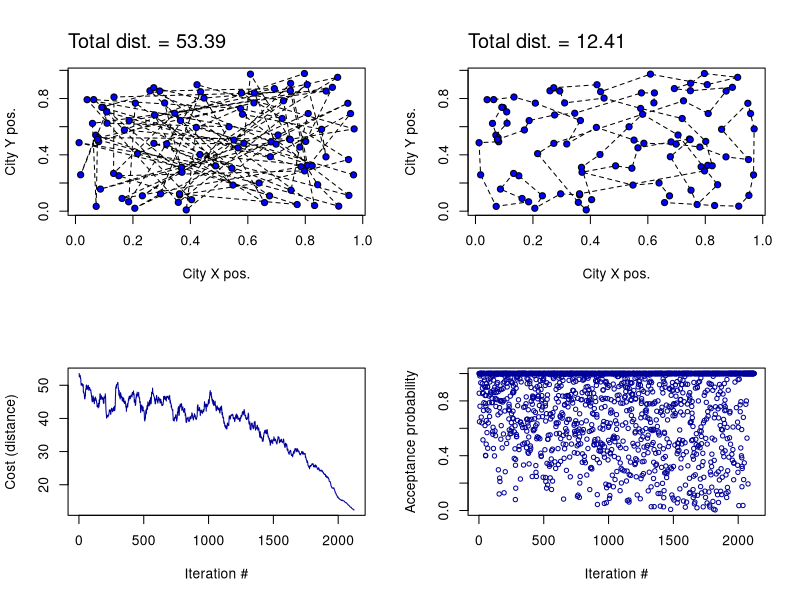

Here is the R script that generated this plot: (Note: this script raises an error after producing the figure.)
# Save file parameters

directory <- "C:/Users/Lowell Moore/Desktop/traveling salesman"
if(!dir.exists(directory)){
  dir.create(directory)
}

output_path <- paste(directory, "ts_anneal_params.csv", sep = "/")
save_pdf <- TRUE
pdf_path <- paste(directory, "traveling_salesman.pdf", sep = "/")

# Parameters for synthetic annealing
temp <- 1
temp_min <- 1E-6
alpha <- 0.9
n_wander <- 200

# Function definitions
cost <- function(soln, city_xs, city_ys){
  distances <- numeric(0)
  for(i in 2:length(soln)){
    city_next <- soln[i]
    city_prev <- soln[i-1]
    delta_x <- city_xs[city_next] - city_xs[city_prev]
    delta_y <- city_ys[city_next] - city_ys[city_prev]
    dist_i <- ((delta_x)^2 + (delta_y^2))^0.5
    distances <- c(distances, dist_i)
  }
  total_dist <- sum(distances)
  return(total_dist)
}

calc_segs <- function(soln, city_xs, city_ys){
  distances <- numeric(0)
  mid_xs <- numeric(0)
  mid_ys <- numeric(0)
  for(i in 2:length(soln)){
    city_next <- soln[i]
    city_prev <- soln[i-1]
    
    delta_x <- city_xs[city_next] - city_xs[city_prev]
    delta_y <- city_ys[city_next] - city_ys[city_prev]
    dist_i <- ((delta_x)^2 + (delta_y^2))^0.5
    distances <- c(distances, dist_i)
    
    mid_x <- (city_xs[city_next] + city_xs[city_prev])/2
    mid_y <- (city_ys[city_next] + city_ys[city_prev])/2
    mid_xs <- c(mid_xs, mid_x)
    mid_ys <- c(mid_ys, mid_y)
  }
  return(cbind.data.frame(distances, mid_xs, mid_ys))
}

neighbor <- function(old_soln){
  pos <- sample(x = 1:length(old_soln), size = 2, replace = FALSE)
  switch <- old_soln[pos]
  new_soln <- old_soln
  new_soln[pos] <- rev(switch)
  return(new_soln)
}

calc_ap <- function(cost_old, cost_new, temp){
  ap <- exp((cost_old - cost_new)/temp)
  if(ap > 1){ap <- 1}
  return(ap)
}

plot_result <- function(){
  plot(city_xs, city_ys, type = "n", xlab = "City X pos.", ylab = "City Y pos.")
  mtext(text = paste("Total dist. = ", round(old_dist, 2), sep = "")
        , side = 3, line = 1, adj = 0, cex = 1.2)
  lines(city_xs[order], city_ys[order], lty = 2)
  points(city_xs, city_ys, pch = 21, bg = "blue")
  
  #text(city_xs[order], city_ys[order], labels = 1:n_cities, adj = c(0.5, -1))
  #segs <- calc_segs(soln = order, city_xs, city_ys)
  #text(segs$mid_xs, segs$mid_ys, label = round(segs$distances, 2), col = "red", cex = 0.5)
}

# Generate random city locations
n_cities <- 100
if(FALSE){
  city_xs <- rnorm(n_cities)
  city_ys <- rnorm(n_cities)
}
if(TRUE){
  city_xs <- runif(n_cities)
  city_ys <- runif(n_cities)
}

# Start saving .pdf file
if(save_pdf){
  pdf(pdf_path, width = 8, height = 6, useDingbats = FALSE)
}

# Set 2x2 display
par(mfrow = c(2, 2))

# Set random start condition
order <- sample(size = n_cities, x = 1:n_cities, replace = FALSE)
old_dist <- cost(soln = order, city_xs, city_ys)

# Plot the initial guess
plot_result()

# Initialize output file
save_params <- data.frame(temp = temp, order = paste(order, collapse = " ")
                          , distance = old_dist, prob_accept = 1)

# Perform annealing calculations
while(temp > temp_min){
  # random wander
  for(i in 1:n_wander){
    new_order <- neighbor(order)
    new_dist <- cost(soln = new_order, city_xs, city_ys)
    prob_accept <- calc_ap(cost_old = old_dist, cost_new = new_dist, temp)
    
    random <- runif(n = 1, min = 0, max = 1)
    if(prob_accept > random){
      order <- new_order
      old_dist <- new_dist
      
      if(TRUE){
        new_row <- data.frame(temp = temp, order = paste(order, collapse = " ")
                              , distance = old_dist, prob_accept = prob_accept)
        save_params <- rbind(save_params, new_row)
      }
      if(FALSE){
      print(data.frame(temp = temp
                       #, order = paste(order, collapse = " ")
                       , distance = old_dist
                       , prob_accept = prob_accept))
      }
    }
  }
  print(paste("T =", temp))
  temp <- temp*alpha
}

# Plot final results
plot_result()
plot(1:nrow(save_params), save_params$distance
     , type = "l", col = rgb(0, 0, 0.6)
     , xlab = "Iteration #", ylab = "Cost (distance)"
     )
plot(1:nrow(save_params), save_params$prob_accept
     , type = "p", col = rgb(0, 0, 0.6), cex = 0.7
     , xlab = "Iteration #", ylab = "Acceptance probability"
     )

# Save run parameters to .csv
write.csv(save_params, output_path, row.names = FALSE)

# Stop .pdf
if(save_pdf){
  dev.off()
}

# reset display to 1x1
par(mfrow = c(1, 1))